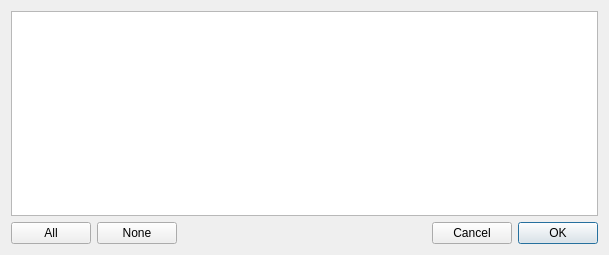
<?xml version="1.0" encoding="UTF-8"?>
<ui version="4.0">
 <class>ImportShotListDialog</class>
 <widget class="QDialog" name="ImportShotListDialog">
  <property name="geometry">
   <rect>
    <x>0</x>
    <y>0</y>
    <width>609</width>
    <height>255</height>
   </rect>
  </property>
  <property name="windowTitle">
   <string>Dialog</string>
  </property>
  <layout class="QVBoxLayout" name="verticalLayout_2">
   <item>
    <widget class="QListView" name="listView"/>
   </item>
   <item>
    <layout class="QHBoxLayout" name="horizontalLayout">
     <item>
      <widget class="QPushButton" name="buttonAll">
       <property name="text">
        <string>All</string>
       </property>
      </widget>
     </item>
     <item>
      <widget class="QPushButton" name="buttonClear">
       <property name="text">
        <string>None</string>
       </property>
      </widget>
     </item>
     <item>
      <spacer name="horizontalSpacer">
       <property name="orientation">
        <enum>Qt::Horizontal</enum>
       </property>
       <property name="sizeHint" stdset="0">
        <size>
         <width>40</width>
         <height>20</height>
        </size>
       </property>
      </spacer>
     </item>
     <item>
      <widget class="QPushButton" name="buttonCancel">
       <property name="text">
        <string>Cancel</string>
       </property>
      </widget>
     </item>
     <item>
      <widget class="QPushButton" name="buttonOk">
       <property name="text">
        <string>OK</string>
       </property>
       <property name="default">
        <bool>true</bool>
       </property>
      </widget>
     </item>
    </layout>
   </item>
  </layout>
 </widget>
 <resources/>
 <connections/>
</ui>
